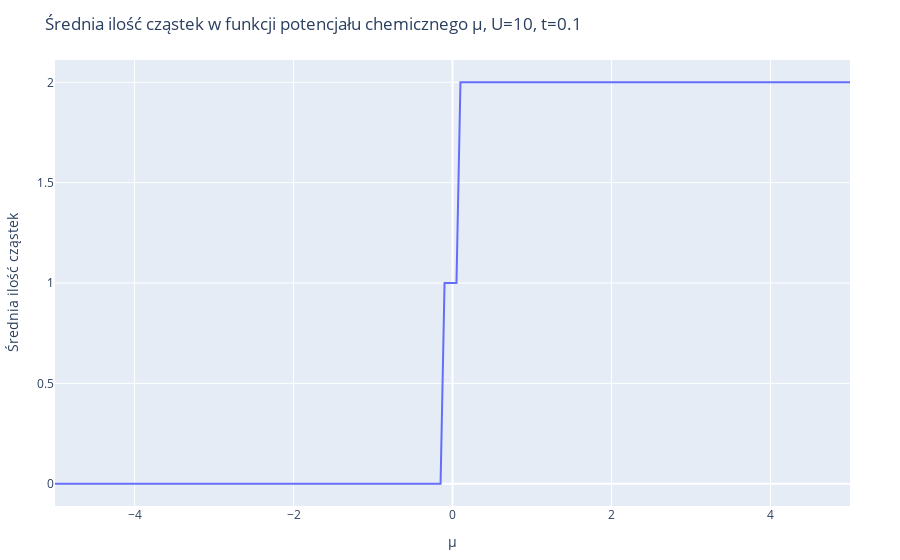

Here is the notebook cell this chart was saved with:
### Markdown cell above
Średnia ilość cząstek w stanie, w zależności od potencjału chemicznego:

### Code cell
multiplier = [reduce(+, digits(n, base=2)) for n in 0:(4^N -1)]
avg_no_particles = [[no_particles_from_state(state, multiplier) for state in 
    [states_row[:, i] for states_row in eigvecs]] for i in 1:2^(2N)]

layout = Layout(
    title="Średnia ilość cząstek w funkcji potencjału chemicznego μ, U=$U, t=$t",
    xaxis_title="μ",
    yaxis_title="Średnia ilość cząstek",
)
plot([scatter(x=potentials, y=avg_no_particles[1])], layout)

### Figure 1 — Plotly figure (JSON) as saved in the notebook; plotly's stock layout.template omitted (floating-point values rounded to 4 significant figures; data arrays with more than 128 entries replaced by an {"elided": "..."} marker saying what was removed)
{"data": [{"type": "scatter", "x": {"elided": "201 float values"}, "y": {"elided": "201 float values"}}], "layout": {"margin": {"b": 50, "l": 50, "r": 50, "t": 60}, "title": "Średnia ilość cząstek w funkcji potencjału chemicznego μ, U=10, t=0.1", "xaxis": {"title": {"text": "μ"}}, "yaxis": {"title": {"text": "Średnia ilość cząstek"}}}}
